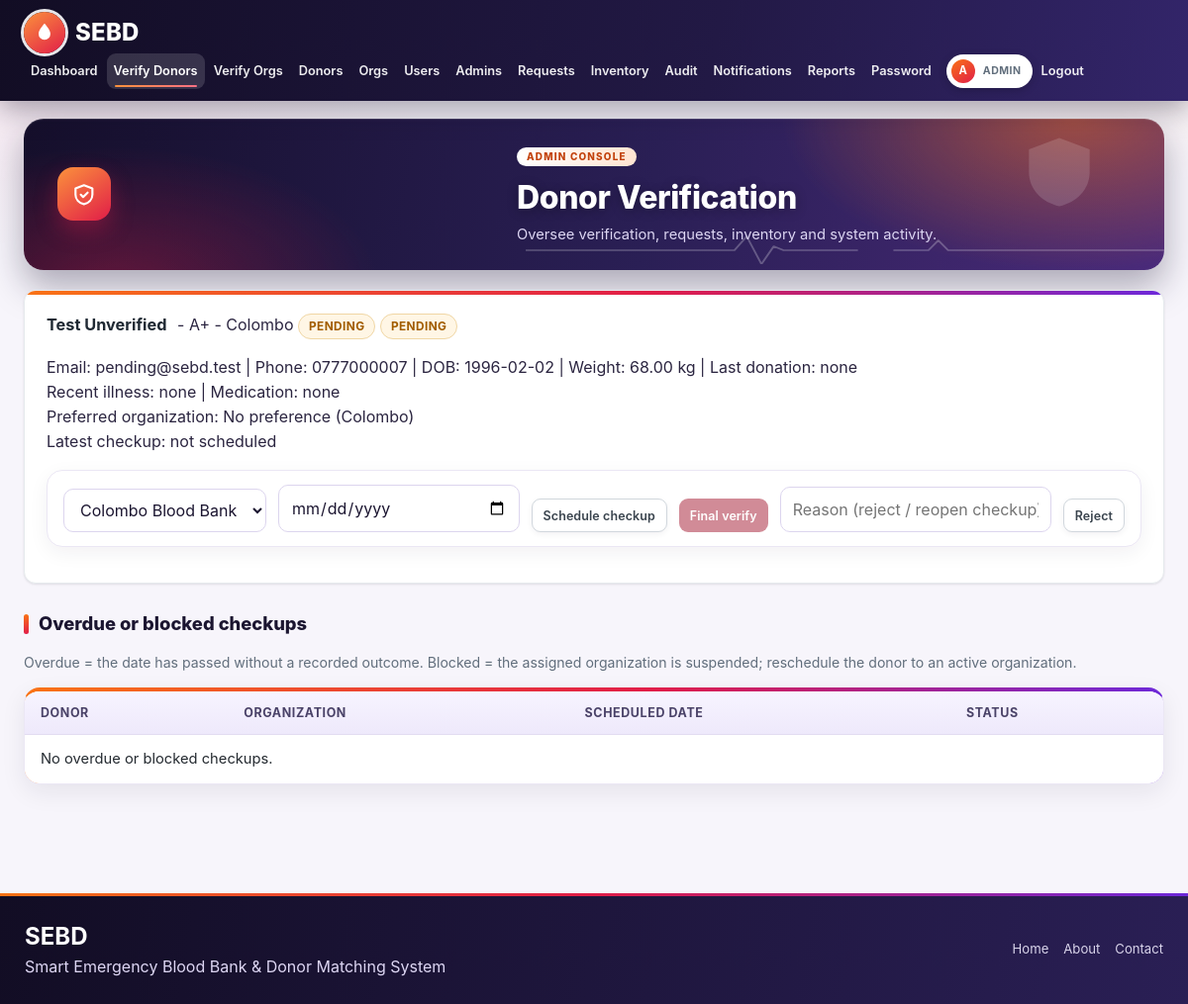
The page /admin/donor_verification.php (signed in) on the database its author committed.
### tables this page shows
CREATE TABLE IF NOT EXISTS `donors` (
  `donor_id` int NOT NULL AUTO_INCREMENT,
  `user_id` int NOT NULL,
  `blood_group` enum('A+','A-','B+','B-','AB+','AB-','O+','O-') NOT NULL,
  `date_of_birth` date NOT NULL,
  `weight_kg` decimal(5,2) DEFAULT NULL,
  `gender` varchar(20) DEFAULT NULL,
  `address` varchar(255) DEFAULT NULL,
  `city` varchar(100) DEFAULT NULL,
  `latitude` decimal(10,7) DEFAULT NULL,
  `longitude` decimal(10,7) DEFAULT NULL,
  `last_donation_date` date DEFAULT NULL,
  `recent_illness` varchar(255) DEFAULT NULL,
  `medication` varchar(255) DEFAULT NULL,
  `preferred_organization_id` int DEFAULT NULL,
  `rejection_reason` varchar(255) DEFAULT NULL,
  `re_review_requested` tinyint(1) NOT NULL DEFAULT '0',
  `health_status` enum('PENDING','CLEARED') DEFAULT 'PENDING',
  `verification_status` enum('PENDING','VERIFIED','REJECTED') DEFAULT 'PENDING',
  `availability_status` enum('AVAILABLE','UNAVAILABLE') DEFAULT 'UNAVAILABLE',
  `created_at` datetime DEFAULT CURRENT_TIMESTAMP,
  `updated_at` datetime DEFAULT CURRENT_TIMESTAMP ON UPDATE CURRENT_TIMESTAMP,
  PRIMARY KEY (`donor_id`),
  UNIQUE KEY `user_id` (`user_id`)
);

CREATE TABLE IF NOT EXISTS `users` (
  `user_id` int NOT NULL AUTO_INCREMENT,
  `full_name` varchar(100) NOT NULL,
  `email` varchar(100) NOT NULL,
  `password` varchar(255) NOT NULL,
  `role` enum('DONOR','HEALTHCARE','ADMIN') NOT NULL,
  `phone` varchar(20) DEFAULT NULL,
  `status` enum('PENDING','ACTIVE','SUSPENDED') DEFAULT 'PENDING',
  `must_change_password` tinyint(1) NOT NULL DEFAULT 0,
  `created_at` datetime DEFAULT CURRENT_TIMESTAMP,
  `updated_at` datetime DEFAULT CURRENT_TIMESTAMP ON UPDATE CURRENT_TIMESTAMP,
  PRIMARY KEY (`user_id`),
  UNIQUE KEY `email` (`email`)
);

### admin/donor_verification.php (the view, shortened to what this page needs)
<?php require_once __DIR__.'/../includes/auth.php'; require_role('ADMIN');
$donors=$pdo->query("SELECT d.*,u.full_name,u.email,u.phone,o.organization_name pref_org,o.city pref_city,(SELECT outcome FROM donor_checkups x WHERE x.donor_id=d.donor_id ORDER BY x.checkup_id DESC LIMIT 1) last_outcome,(SELECT CONCAT(c.outcome,' @ ',o.organization_name,' | scheduled ',c.scheduled_date,' | actual date ',COALESCE(c.actual_date,'not recorded'),' | recorded by ',COALESCE((SELECT ru.full_name FROM users ru WHERE ru.user_id=c.recorded_by),'not recorded')) FROM donor_checkups c JOIN healthcare_organizations o USING(organization_id) WHERE c.donor_id=d.donor_id ORDER BY c.checkup_id DESC LIMIT 1) chk
 FROM donors d JOIN users u USING(user_id) LEFT JOIN healthcare_organizations o ON o.organization_id=d.preferred_organization_id WHERE d.verification_status='PENDING' OR (d.verification_status='REJECTED' AND d.re_review_requested=1) ORDER BY d.created_at")->fetchAll();
$orgs=$pdo->query("SELECT o.organization_id,o.organization_name FROM healthcare_organizations o JOIN users u USING(user_id) WHERE o.verification_status='VERIFIED' AND u.status='ACTIVE' ORDER BY o.organization_name")->fetchAll();
$title='Donor Verification'; require '../includes/header.php'; ?>
<?php foreach($donors as $d): ?><div class="card"><b><?= h($d['full_name']) ?></b> - <?= h($d['blood_group']) ?> - <?= h($d['city']) ?> <?= badge($d['health_status']) ?> <?= badge($d['verification_status']) ?>
<p>Email: <?= h($d['email']) ?> | Phone: <?= h($d['phone']) ?> | DOB: <?= h($d['date_of_birth']) ?> | Weight: <?= h($d['weight_kg']) ?> kg | Last donation: <?= h($d['last_donation_date']?:'none') ?><br>
Recent illness: <?= h($d['recent_illness']?:'none') ?> | Medication: <?= h($d['medication']?:'none') ?><br>Preferred organization: <?= h($d['pref_org']?:'No preference') ?> (<?= h($d['pref_city']?:$d['city']) ?>)<br>Latest checkup: <?= h($d['chk']?:'not scheduled') ?></p>
<form method="post" class="inline"><?= csrf_field() ?><input type="hidden" name="donor_id" value="<?= $d['donor_id'] ?>"><div class="filter">
<select name="organization_id"><?php foreach($orgs as $o) echo "<option value='{$o['organization_id']}' ".((int)$o['organization_id']===(int)$d['preferred_organization_id']?'selected':'').">".h($o['organization_name'])."</option>"; ?></select><input type="date" name="scheduled_date" min="<?= date('Y-m-d') ?>">
<?php if(($d['last_outcome']??'')==='PENDING'): ?><button name="do" value="reschedule" class="btn sm alt" data-confirm="Change the pending checkup to the organization and date selected here?">Reschedule checkup</button><?php else: ?><button name="do" value="schedule" class="btn sm alt">Schedule checkup</button><?php endif; ?>
<?php $canVerify=$d['health_status']==='CLEARED' && ($d['last_outcome']??'')==='CLEARED'; ?><button name="do" value="verify" class="btn sm" data-confirm="Verify this donor?" <?= $canVerify?'':'disabled title="Available only after the organization records a CLEARED checkup"' ?>>Final verify</button>
<input name="reason" maxlength="255" placeholder="Reason (reject / reopen checkup)"><button name="do" value="reject" class="btn sm alt" data-confirm="Reject this donor?">Reject</button></div></form></div><?php endforeach; if(!$donors) echo '<div class="empty">No donors waiting.</div>'; ?>
<?php $overdue=$pdo->query("SELECT c.checkup_id,c.scheduled_date,d.donor_id,u.full_name,o.organization_name,ou.status org_status FROM donor_checkups c JOIN donors d USING(donor_id) JOIN users u ON u.user_id=d.user_id JOIN healthcare_organizations o USING(organization_id) JOIN users ou ON ou.user_id=o.user_id WHERE c.outcome='PENDING' AND (c.scheduled_date<CURDATE() OR ou.status<>'ACTIVE') ORDER BY c.scheduled_date")->fetchAll(); ?>
<h2>Overdue or blocked checkups</h2><p class="muted">Overdue = the date has passed without a recorded outcome. Blocked = the assigned organization is suspended; reschedule the donor to an active organization.</p><div class="tw"><table><thead><tr><th>Donor</th><th>Organization</th><th>Scheduled date</th><th>Status</th></tr></thead><tbody><?php if(!$overdue): ?><tr><td colspan="4">No overdue or blocked checkups.</td></tr><?php endif; ?></tbody></table></div>
<?php require '../includes/footer.php';

### includes/functions.php (shortened to what this page needs)
<?php
function icon($n){
  static $i=[
  'drop'=>'<path d="M12 2.7s6 6.2 6 10.6a6 6 0 0 1-12 0c0-4.4 6-10.6 6-10.6z"/>',
  'users'=>'<path d="M16 20v-1.5a3.5 3.5 0 0 0-3.5-3.5h-5A3.5 3.5 0 0 0 4 18.5V20"/><circle cx="10" cy="8" r="3.5"/><path d="M20 20v-1.5a3.5 3.5 0 0 0-2.5-3.3M15.5 4.7a3.5 3.5 0 0 1 0 6.6"/>',
  'user'=>'<circle cx="12" cy="8" r="4"/><path d="M4 21v-1a6 6 0 0 1 6-6h4a6 6 0 0 1 6 6v1"/>',
  'check'=>'<path d="M5 12.5l4.5 4.5L19 7.5"/>',
  'hospital'=>'<path d="M4 21V6a1 1 0 0 1 1-1h8a1 1 0 0 1 1 1v15M14 10h5a1 1 0 0 1 1 1v10M2 21h20M9 8v6M6 11h6"/>',
  'activity'=>'<path d="M3 12h4l3-8 4 16 3-8h4"/>',
  'alert'=>'<path d="M12 3.5L21.5 20h-19z"/><path d="M12 10v5M12 17.5v.01"/>',
  'target'=>'<circle cx="12" cy="12" r="9"/><circle cx="12" cy="12" r="5"/><circle cx="12" cy="12" r="1"/>',
  'lock'=>'<rect x="5" y="11" width="14" height="10" rx="2"/><path d="M8 11V8a4 4 0 0 1 8 0v3"/>',
  'message'=>'<path d="M21 12a8 8 0 0 1-11.6 7.1L4 20.5l1.4-4.6A8 8 0 1 1 21 12z"/>',
  'pin'=>'<path d="M12 21s7-6.2 7-11.5a7 7 0 0 0-14 0C5 14.8 12 21 12 21z"/><circle cx="12" cy="9.5" r="2.5"/>',
  'mail'=>'<rect x="3" y="5" width="18" height="14" rx="2"/><path d="M3 7l9 6 9-6"/>',
  'phone'=>'<path d="M5 4h4l2 5-2.5 1.5a11 11 0 0 0 5 5L15 13l5 2v4a2 2 0 0 1-2 2A16 16 0 0 1 3 6a2 2 0 0 1 2-2z"/>',
  'shield'=>'<path d="M12 3l8 3v6c0 4.5-3.4 8-8 9-4.6-1-8-4.5-8-9V6z"/><path d="M9 12l2.2 2.2L15.5 10"/>',
  'clock'=>'<circle cx="12" cy="12" r="9"/><path d="M12 7v5l3 2"/>',
  'arrow'=>'<path d="M5 12h14M13 6l6 6-6 6"/>',
  'calendar'=>'<rect x="4" y="5" width="16" height="15" rx="2"/><path d="M4 10h16M9 3v4M15 3v4"/>',
  'bell'=>'<path d="M6 16v-5a6 6 0 0 1 12 0v5l1.5 2h-15z"/><path d="M10 20.5a2 2 0 0 0 4 0"/>',
  'heart'=>'<path d="M12 20s-7.5-4.6-7.5-10a4.3 4.3 0 0 1 7.5-2.8A4.3 4.3 0 0 1 19.5 10c0 5.4-7.5 10-7.5 10z"/>',
  'clipboard'=>'<rect x="6" y="4" width="12" height="17" rx="2"/><path d="M9 4h6v3H9zM9 12h6M9 16h4"/>',
  'megaphone'=>'<path d="M4 10v4h3l7 4V6L7 10z"/><path d="M17.5 9.5a4 4 0 0 1 0 5"/>',
  'ban'=>'<circle cx="12" cy="12" r="9"/><path d="M5.6 5.6l12.8 12.8"/>',
  'file'=>'<path d="M7 3h7l4 4v14H7z"/><path d="M14 3v4h4M10 13h5M10 17h5"/>',
  'menu'=>'<path d="M4 6h16M4 12h16M4 18h16"/>'
  ];
  return "<svg class='ico' viewBox='0 0 24 24' width='1em' height='1em' aria-hidden='true' focusable='false'>".$i[$n].'</svg>';
}
function h($s){ return htmlspecialchars((string)$s, ENT_QUOTES, 'UTF-8'); }
function badge($s){ $label=$s==='CLEARED'?'Checkup cleared':str_replace('_',' ',$s); return "<span class='badge b-".strtolower(h($s))."'>".h($label)."</span>"; }

### rows shown on the page
donors: user.full_name "Test Unverified", blood_group "A+", city "Colombo", health_status "PENDING PENDING", user.email "pending@sebd.test", user.phone "0777000007", date_of_birth "1996-02-02", weight_kg "68.00", last_donation_date "none", recent_illness "none", medication "none", pref_org "No preference", chk "not scheduled"

### other values the page prints
$l "Dashboard"
$l "Verify Donors"
$l "Verify Orgs"
$l "Donors"
$l "Orgs"
$l "Users"
$l "Admins"
$l "Requests"
$l "Inventory"
$l "Audit"
$l "Notifications"
$l "Reports"
$l "Password"
substr($_SESSION['name']??'U',0,1) "A"
$title "Donor Verification"
